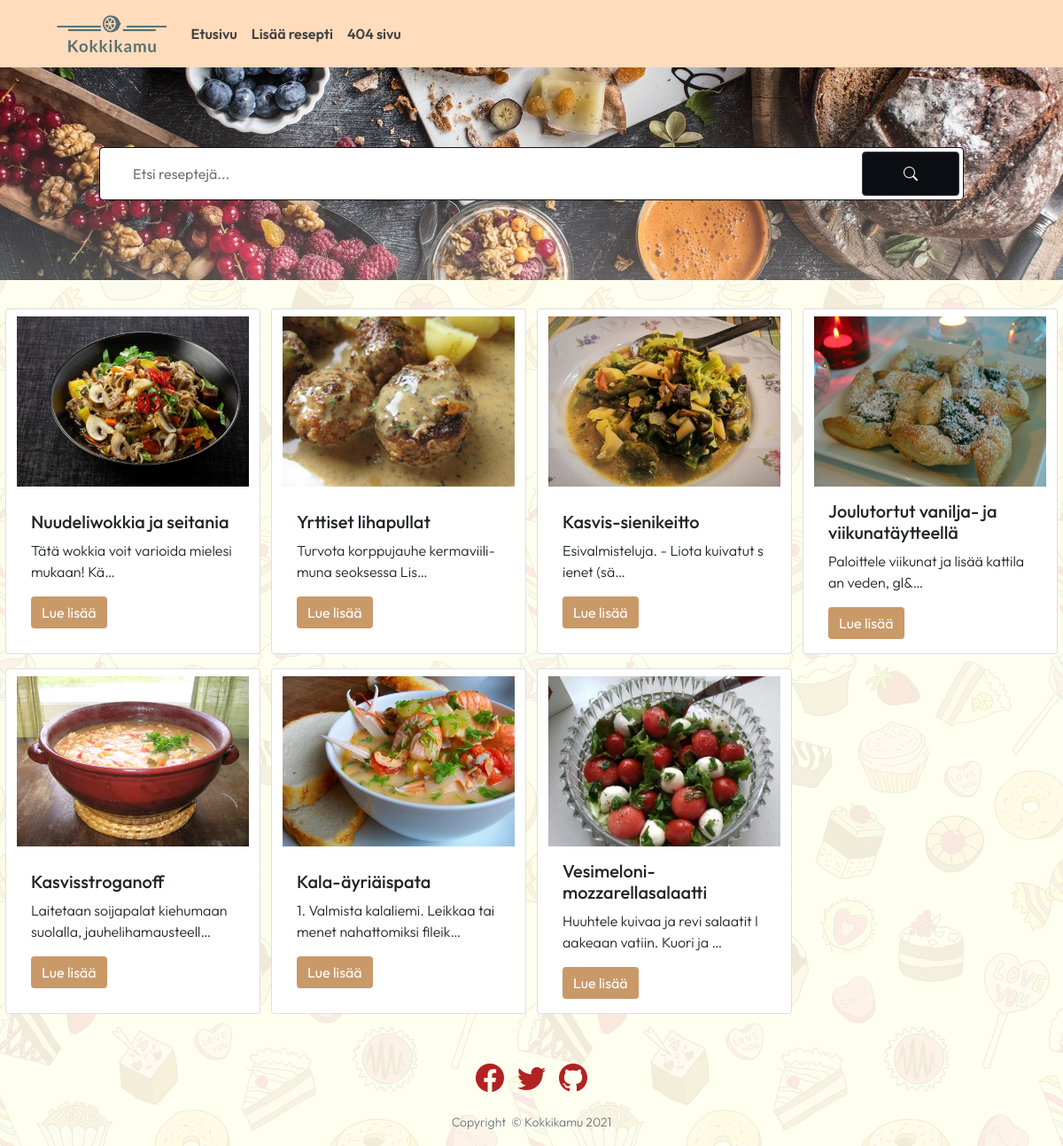
The page / on the database its author committed.
### resepti_app/models.py (models this page shows, shortened)
class Recipe(models.Model):
    headline = models.CharField(max_length=300)
    body_text = RichTextField(blank=True, null=True)
    image = models.ImageField(upload_to='images/')
    categoryFK = models.ForeignKey(Category, on_delete=models.CASCADE, blank=True, null=True) #SET_DEFAULT , to_field='name'
    basic_ingredient = models.ManyToManyField(Basic_ingredient, related_name='recipes', blank=True) # recipe_set

### resepti_app/views.py (the view)
# urls.py: path('', views.index, name='home'),
def index (request):
    recipes = Recipe.objects.all()
    context = {
        'recipes': recipes,
    }
    return render(request, 'resepti_app/index.html', context)

### resepti_app/templates/resepti_app/index.html (shortened to what this page needs)
{% extends "resepti_app/base.html" %}
{% load static %}
{% block content %}
{% include 'resepti_app/search.html' %}
<div class="content_warp_recipe">
    <div class="card_warp row mt-4 mb-4">
        {% if recipes %}
        {% for el in recipes %}
            <div class="card mx-2 my-2">
                <a href="{% url 'resepti' el.id %}">
                    <img src="{{el.image.url}}" class="card-img-top pt-2" alt="{{el.image}}">
                </a>
                <div class="card-body">
                    <h5 class="card-title">{{el.headline}}</h5>
                    <p class="card-text">{{el.body_text|truncatechars:63|striptags|safe}}</p>
                    <a href="{% url 'resepti' el.id %}" class="btn btn-primary btn_bgcolor">Lue lisää</a>
                </div>
            </div>
        {% endfor %}
        {% else %}
        <div class="mt-5" style="text-align: center;">
            <p style="font-size: 2.5em">Hakusi ei tuottanut tuloksia &#128546;</p>
        </div>
        {% endif %}
    </div>
</div>
{% endblock %}

### resepti_app/static/resepti_app/main.css (style rules this page uses)
body { font-family: "Outfit"; font-weight: 300; min-width: 360px; background: linear-gradient(0deg, rgba(255, 255, 239, 0.9), rgba(255, 255, 239, 0.90)), url('pics/patterni-konfeti.png'); }
.content_warp_recipe { max-width: 1190px; }
.card-text { font-size: 1em; word-break: break-all; }
.card img { width: 100%; height: 200px; object-fit: cover; object-position: 0% 20%; }
.card_warp { display: grid; grid-template-columns: repeat(auto-fit, minmax(18em, 1fr)); grid-template-rows: auto; column-gap: 10px; justify-items: center; }
.card { display: grid; max-width: 18em; }
.btn_bgcolor, .btn_bgcolor:hover, .btn_bgcolor:active, .btn_bgcolor:active:focus { background-color:#ca9968 !important; border: #ca9968 !important; box-shadow: none !important; color: white !important; }

### rows shown on the page
Recipe: image (picture), headline "Nuudeliwokkia ja seitania", body_text "Tätä wokkia voit varioida mielesi mukaan! Kä…"
Recipe: image (picture), headline "Yrttiset lihapullat", body_text "Turvota korppujauhe kermaviili-muna seoksessa Lis…"
Recipe: image (picture), headline "Kasvis-sienikeitto", body_text "Esivalmisteluja. - Liota kuivatut sienet (sä…"
Recipe: image (picture), headline "Joulutortut vanilja- ja viikunatäytteellä", body_text "Paloittele viikunat ja lisää kattilaan veden, gl&…"
Recipe: image (picture), headline "Kasvisstroganoff", body_text "Laitetaan soijapalat kiehumaan suolalla, jauhelihamausteell…"
Recipe: image (picture), headline "Kala-äyriäispata", body_text "1. Valmista kalaliemi. Leikkaa taimenet nahattomiksi fileik…"
Recipe: image (picture), headline "Vesimeloni-mozzarellasalaatti", body_text "Huuhtele kuivaa ja revi salaatit laakeaan vatiin. Kuori ja …"
